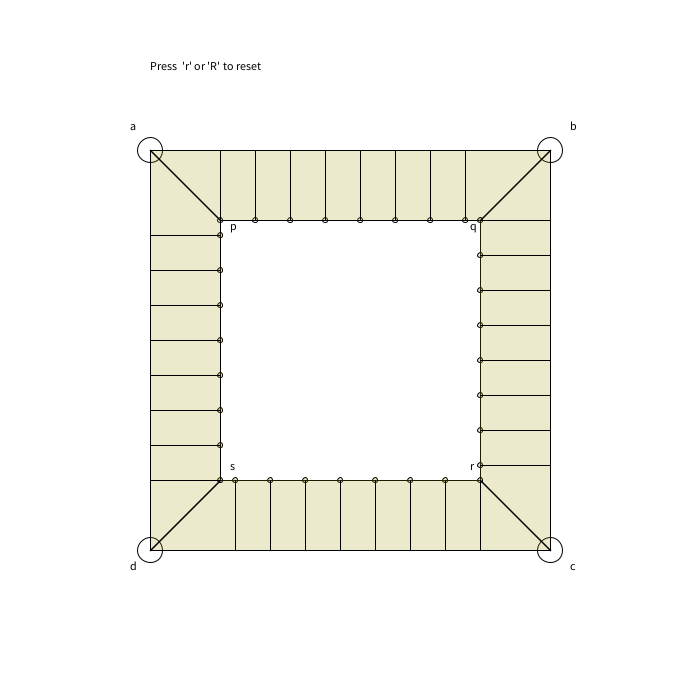
Frame 1 (no input)
Frame 60 (the mouse pressed at the canvas centre just before this capture): identical to frame 1, image omitted
Frame 120 (the mouse held since frame 60 and released just before this capture): identical to frame 1, image omitted

The Processing sketch that drew this single still picture (run headless with seeded random() and noise(); from frame 60 on, the mouse is pressed at the canvas centre):

// Processing sketch: angle_bisector_subdivisions
// ── angle_bisector_subdivisions.pde
Pt a=new Pt(150,150);
Pt b=new Pt(550,150);
Pt c=new Pt(550,550);
Pt d=new Pt(150,550);

Pt[] pts={a,b,c,d};
boolean lock;

void setup(){
  size(700,700);  
}
void draw(){
  generate();
}

void update(){
  for(int i=0; i<4; i++){
    Pt A=pts[i]; Pt pA;
    for(int j=0; j<4; j++){
      Pt B=pts[j]; Pt pB;
      if(A.di(B)<5 && i != j){
        if(i==0){ 
          pA=pts[3];
        }else{
          pA=pts[i-1];
        }
        if(j==3){
          pB=pts[0];
        }else{
          pB=pts[j+1];
        }
       
        
      }
    }
  }
}

void generate(){
  background(255);
  stroke(0); strokeWeight(1);
  line(a.x,a.y,b.x,b.y);
  line(b.x,b.y,c.x,c.y);
  line(c.x,c.y,d.x,d.y);
  line(d.x,d.y,a.x,a.y);
  
  for(int i=0; i<4; i++){
    if(pts[i].lock==false){
      noFill(); strokeWeight(1); stroke(0);    
    }else{
      fill(255,0,0,50); strokeWeight(1); stroke(150);
    }
    ellipse(pts[i].x,pts[i].y,25,25);
  }
  float f=-70;
  Pt p=a.csq(b,d,f); 
  Pt q=b.csq(c,a,f);
  Pt r=c.csq(d,b,f);
  Pt s=d.csq(a,c,f);
  
  stroke(0); strokeWeight(1);
  line(a.x,a.y,p.x,p.y); 
  line(b.x,b.y,q.x,q.y);
  line(c.x,c.y,r.x,r.y);
  line(d.x,d.y,s.x,s.y);
  
  line(p.x,p.y,q.x,q.y);
  line(q.x,q.y,r.x,r.y);
  line(r.x,r.y,s.x,s.y);
  line(s.x,s.y,p.x,p.y);
  
  genSubdiv(a,b,p,q);
  genSubdiv(b,c,q,r);
  genSubdiv(c,d,r,s);
  genSubdiv(d,a,s,p);
  
  
  
  fill(0); 
  text("a", a.x-20,a.y-20);
  text("b", b.x+20,b.y-20);
  text("c", c.x+20,c.y+20);
  text("d", d.x-20,d.y+20);
  
  text("p", p.x+10,p.y+10);  
  text("q", q.x-10,q.y+10);
  text("r", r.x-10,r.y-10);
  text("s", s.x+10,s.y-10);
  text("Press  'r' or 'R' to reset", 150,70);
  
}

void mouseMoved(){
 Pt m=new Pt(mouseX, mouseY);
 for(int i=0; i<4; i++){
   if((pts[i].di(m)<25)){
     pts[i].lock=true;     
   }
 }  
 for(int i=0; i<4; i++){
   if((pts[i].di(m)>25)){
     pts[i].lock=false;
   }
 }
}
void mouseDragged(){
  Pt m=new Pt(mouseX, mouseY);
  for(int i=0; i<4; i++){
   if(pts[i].lock==true){     
     pts[i].x=m.x; pts[i].y=m.y;
   }
 }
}

void mouseReleased(){
  Pt m=new Pt(mouseX, mouseY);
  for(int i=0; i<4; i++){
   if(pts[i].lock==true){     
     pts[i].x=m.x; pts[i].y=m.y;
     pts[i].lock=false;
   }
 }
}
void reset(){
  a=new Pt(100,100);
  b=new Pt(400,100);
  c=new Pt(400,400);
  d=new Pt(100,400);
  pts[0]=a; pts[1]=b; pts[2]=c; pts[3]=d;
}
void keyPressed(){
  if(key=='r') reset();
  if(key=='g') generate();
}
// ── Pt.pde
class Pt{
  float x,y;
  boolean lock=false;
  Pt(float x_, float y_){ x=x_; y=y_; }
  float di(Pt p){
    return sqrt((x-p.x)*(x-p.x) + (y-p.y)*(y-p.y));
  }
  Pt csq(Pt p, Pt q, float f){
    Pt u=new Pt(p.x-x, p.y-y);   
    Pt v=new Pt(q.x-x, q.y-y); 
    float t=(acos((u.x*v.x + u.y*v.y) / (di(p)*di(q))))/2; /* dot product for angle theta */
    Pt e=new Pt(u.x*cos(t)-u.y*sin(t), u.x*sin(t)+u.y*cos(t));  /* rotate u by theta/2 */ 
    Pt r=new Pt(x+(e.x), y+(e.y) );    /* move point to x,y */
    Pt w=new Pt(x+(x-r.x)*f/di(r),y+(y-r.y)*f/di(r)); /* scale it correctly */
    
    /*  at mid-point take unit normal to u and scale to f  */
    Pt mp=new Pt((p.x+x)/2,(p.y+y)/2);
    Pt nmp=new Pt(mp.x-u.y*f/di(p),mp.y+u.x*f/di(p)); 
    boolean U=ptInPoly(nmp,p,q,new Pt(x,y)); /* check if the normal is in or not */
    Pt nxy=new Pt(x-u.y*f/di(p),y+u.x*f/di(p));
    if(U==false){
      nmp=new Pt(mp.x+u.y*f/di(p),mp.y-u.x*f/di(p));
      nxy=new Pt(x+u.y*f/di(p),y-u.x*f/di(p));
    }
    Pt ux=new Pt((nxy.x-nmp.x)/nmp.di(nxy),(nxy.y-nmp.y)/nmp.di(nxy));
    //stroke(0);strokeWeight(1);line(mp.x,mp.y,nmp.x,nmp.y);
    //line(nxy.x,nxy.y,nmp.x,nmp.y);
     
    
    /* if the angle bisector is outside the triangle then adjust */
    boolean T=ptInPoly(w,p,q,new Pt(x,y));
    if(T==true){
      strokeWeight(20); stroke(0,255,0,50);
    }else{
      t=PI-t;
      e=new Pt(u.x*cos(t)-u.y*sin(t), u.x*sin(t)+u.y*cos(t)); 
      r=new Pt(x+(e.x), y+(e.y) );
      w=new Pt(x+(x-r.x)*f/di(r),y+(y-r.y)*f/di(r));
      strokeWeight(20); stroke(255,0,0,50); 
    }
    
    Pt fpt=intx(nxy,nmp,new Pt(x,y),w);   
    //line(x,y,w.x,w.y);
    return fpt;
  }
  
  float angle(Pt p, Pt q){
    Pt u=new Pt(p.x-x, p.y-y);Pt v=new Pt(q.x-x, q.y-y);
    float t= acos((u.x*v.x + u.y+v.y)/(di(p)*di(q)));
    return t;
  }
  
  Pt med(Pt p, Pt q, float f){
    Pt e=new Pt((p.x+q.x)/2,(p.y+q.y)/2);    
    Pt r=new Pt(x+(x-e.x)*-f/e.di(new Pt(x,y)), y+(y-e.y)*-f/e.di(new Pt(x,y)));
    return r;
  }


  boolean ptInPoly(Pt o, Pt p, Pt q, Pt r){
    float AR=heron(p,q,r);  
    float sum=0;
    sum+=heron(o,p,q);
    sum+=heron(o,p,r);
    sum+=heron(o,r,q);
    //sum=AR;
    boolean t=false;
    if(abs(sum-AR)<0.1){
      t=true; //in poly
    }else{
      t=false; //not in poly
    }
    fill(0);
    noFill();
    return t;
  }
  float heron(Pt e, Pt f, Pt g){
    float l=e.di(f);
    float m=f.di(g);
    float n=g.di(e);
    float s=(l+m+n)/2;
    float ar=sqrt(s*(s-l)*(s-m)*(s-n));
    return ar;
  }
  
  Pt intx(Pt p, Pt q, Pt r, Pt s){
    float a1=q.y-p.y; float b1=p.x-q.x; float c1=a1*q.x+b1*q.y;
    float a2=s.y-r.y; float b2=r.x-s.x; float c2=a2*s.x+b2*s.y;
    float det=a1*b2-a2*b1; 
    float rx=(c1*b2-c2*b1)/det; float ry=(c2*a1-c1*a2)/det;
    
    return new Pt(rx,ry);
  }
  
}
// ── Quad.pde
class Quad{
  Pt A, B, C, D;
  Quad(Pt a, Pt b, Pt c, Pt d){
    A=a; B=b; C=c; D=d;
  }
  void display(int i){    
    fill(0);
    text("# " + i,((A.x+B.x)/2),(B.y+C.y)/2);
    fill(0,0,255,50);
    beginShape();
    vertex(A.x,A.y);
    vertex(B.x,B.y);
    vertex(C.x,C.y);
    vertex(D.x,D.y);
    endShape();
  }  
  void display2(){    
    fill(0);    
    fill(255,0,0);
    beginShape();
    vertex(A.x,A.y);
    vertex(B.x,B.y);
    vertex(C.x,C.y);
    vertex(D.x,D.y);
    endShape();
  }  
}
// ── Seg.pde
class Seg{
  Pt P,Q;
  Seg(Pt p, Pt q){ P=p; Q=q; }
  
}
// ── utils.pde
void genSubdiv(Pt A, Pt B, Pt P, Pt Q){
  Pt u=new Pt((Q.x-P.x)/P.di(Q), (Q.y-P.y)/P.di(Q));
  Pt u_=new Pt(-u.y, u.x);
  Pt v=new Pt((B.x-A.x)/A.di(B), (B.y-A.y)/A.di(B));
  
  float L=35; float n=(P.di(Q))/L;
  ArrayList<Seg> segList=new ArrayList<Seg>();
  Seg seg0=new Seg(P,A); segList.add(seg0);
  for(float i=0; i<P.di(Q); i+=L){
    println(u.x, i, i*L);
    Pt X=new Pt(P.x+u.x*i, P.y+u.y*i); ellipse(X.x,X.y,5,5);
    Pt Y=new Pt(X.x-u.y*50, X.y+u.x*50); 
    Pt Z=intx(X,Y,A,B); line(Z.x,Z.y,X.x,X.y);
    Seg seg=new Seg(X,Z); segList.add(seg);
  }  
  Seg seg1=new Seg(Q,B); segList.add(seg1);
  
  for(int i=1; i<segList.size(); i++){
    Seg se0=segList.get(i-1);
    Seg se1=segList.get(i);
    
    fill(155,150,0,50);
    PShape sh=createShape();
    sh.beginShape();
    sh.vertex(se0.P.x,se0.P.y);
    sh.vertex(se0.Q.x,se0.Q.y);
    sh.vertex(se1.Q.x,se1.Q.y);
    sh.vertex(se1.P.x,se1.P.y);
    sh.endShape();
    
    shape(sh);
    
  }
}
  
Pt intx(Pt p, Pt q, Pt r, Pt s){
  float a1=q.y-p.y; float b1=p.x-q.x; float c1=a1*q.x+b1*q.y;
  float a2=s.y-r.y; float b2=r.x-s.x; float c2=a2*s.x+b2*s.y;
  float det=a1*b2-a2*b1; 
  float rx=(c1*b2-c2*b1)/det; float ry=(c2*a1-c1*a2)/det;   
  return new Pt(rx,ry);
}
